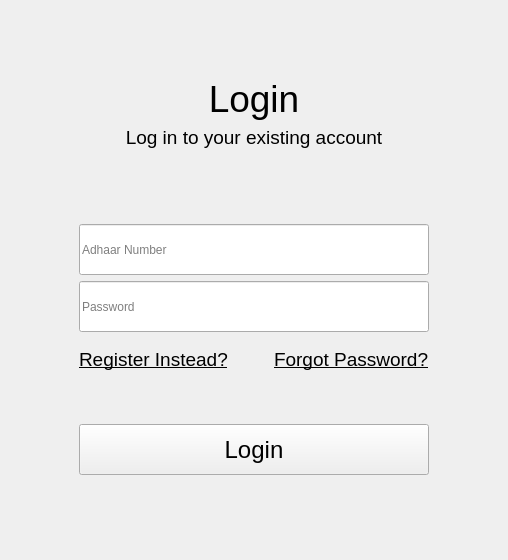
<?xml version="1.0" encoding="UTF-8"?>
<ui version="4.0">
 <class>Startup</class>
 <widget class="QDialog" name="Startup">
  <property name="geometry">
   <rect>
    <x>0</x>
    <y>0</y>
    <width>508</width>
    <height>560</height>
   </rect>
  </property>
  <property name="sizePolicy">
   <sizepolicy hsizetype="Fixed" vsizetype="Fixed">
    <horstretch>0</horstretch>
    <verstretch>0</verstretch>
   </sizepolicy>
  </property>
  <property name="minimumSize">
   <size>
    <width>508</width>
    <height>560</height>
   </size>
  </property>
  <property name="maximumSize">
   <size>
    <width>508</width>
    <height>560</height>
   </size>
  </property>
  <property name="cursor">
   <cursorShape>ArrowCursor</cursorShape>
  </property>
  <property name="windowTitle">
   <string>Dialog</string>
  </property>
  <layout class="QVBoxLayout" name="verticalLayout">
   <property name="spacing">
    <number>0</number>
   </property>
   <property name="leftMargin">
    <number>0</number>
   </property>
   <property name="topMargin">
    <number>0</number>
   </property>
   <property name="rightMargin">
    <number>0</number>
   </property>
   <property name="bottomMargin">
    <number>0</number>
   </property>
   <item>
    <widget class="QStackedWidget" name="stack">
     <property name="sizePolicy">
      <sizepolicy hsizetype="Fixed" vsizetype="Fixed">
       <horstretch>0</horstretch>
       <verstretch>0</verstretch>
      </sizepolicy>
     </property>
     <property name="minimumSize">
      <size>
       <width>490</width>
       <height>560</height>
      </size>
     </property>
     <property name="maximumSize">
      <size>
       <width>1000</width>
       <height>560</height>
      </size>
     </property>
     <property name="cursor">
      <cursorShape>ArrowCursor</cursorShape>
     </property>
     <property name="styleSheet">
      <string notr="true">b</string>
     </property>
     <property name="currentIndex">
      <number>2</number>
     </property>
     <widget class="QWidget" name="page">
      <layout class="QVBoxLayout" name="verticalLayout_2">
       <item>
        <spacer name="verticalSpacer">
         <property name="orientation">
          <enum>Qt::Orientation::Vertical</enum>
         </property>
         <property name="sizeHint" stdset="0">
          <size>
           <width>20</width>
           <height>90</height>
          </size>
         </property>
        </spacer>
       </item>
       <item>
        <widget class="QLabel" name="label">
         <property name="sizePolicy">
          <sizepolicy hsizetype="Preferred" vsizetype="Fixed">
           <horstretch>0</horstretch>
           <verstretch>0</verstretch>
          </sizepolicy>
         </property>
         <property name="minimumSize">
          <size>
           <width>400</width>
           <height>61</height>
          </size>
         </property>
         <property name="maximumSize">
          <size>
           <width>16777215</width>
           <height>61</height>
          </size>
         </property>
         <property name="font">
          <font>
           <pointsize>36</pointsize>
          </font>
         </property>
         <property name="text">
          <string>Welcome</string>
         </property>
         <property name="alignment">
          <set>Qt::AlignmentFlag::AlignCenter</set>
         </property>
        </widget>
       </item>
       <item>
        <widget class="QLabel" name="label_2">
         <property name="sizePolicy">
          <sizepolicy hsizetype="Preferred" vsizetype="Fixed">
           <horstretch>0</horstretch>
           <verstretch>0</verstretch>
          </sizepolicy>
         </property>
         <property name="minimumSize">
          <size>
           <width>400</width>
           <height>41</height>
          </size>
         </property>
         <property name="maximumSize">
          <size>
           <width>16777215</width>
           <height>41</height>
          </size>
         </property>
         <property name="font">
          <font>
           <pointsize>16</pointsize>
          </font>
         </property>
         <property name="text">
          <string>Login or register a new account</string>
         </property>
         <property name="alignment">
          <set>Qt::AlignmentFlag::AlignCenter</set>
         </property>
        </widget>
       </item>
       <item>
        <spacer name="verticalSpacer_2">
         <property name="orientation">
          <enum>Qt::Orientation::Vertical</enum>
         </property>
         <property name="sizeHint" stdset="0">
          <size>
           <width>20</width>
           <height>91</height>
          </size>
         </property>
        </spacer>
       </item>
       <item>
        <layout class="QHBoxLayout" name="horizontalLayout">
         <item>
          <spacer name="horizontalSpacer_2">
           <property name="orientation">
            <enum>Qt::Orientation::Horizontal</enum>
           </property>
           <property name="sizeHint" stdset="0">
            <size>
             <width>40</width>
             <height>20</height>
            </size>
           </property>
          </spacer>
         </item>
         <item>
          <widget class="QPushButton" name="register_startup">
           <property name="sizePolicy">
            <sizepolicy hsizetype="Fixed" vsizetype="Fixed">
             <horstretch>0</horstretch>
             <verstretch>0</verstretch>
            </sizepolicy>
           </property>
           <property name="minimumSize">
            <size>
             <width>341</width>
             <height>51</height>
            </size>
           </property>
           <property name="maximumSize">
            <size>
             <width>341</width>
             <height>51</height>
            </size>
           </property>
           <property name="font">
            <font>
             <pointsize>18</pointsize>
             <bold>false</bold>
            </font>
           </property>
           <property name="cursor">
            <cursorShape>PointingHandCursor</cursorShape>
           </property>
           <property name="text">
            <string>Register</string>
           </property>
          </widget>
         </item>
         <item>
          <spacer name="horizontalSpacer">
           <property name="orientation">
            <enum>Qt::Orientation::Horizontal</enum>
           </property>
           <property name="sizeHint" stdset="0">
            <size>
             <width>40</width>
             <height>20</height>
            </size>
           </property>
          </spacer>
         </item>
        </layout>
       </item>
       <item>
        <layout class="QHBoxLayout" name="horizontalLayout_2">
         <item>
          <spacer name="horizontalSpacer_4">
           <property name="orientation">
            <enum>Qt::Orientation::Horizontal</enum>
           </property>
           <property name="sizeHint" stdset="0">
            <size>
             <width>40</width>
             <height>20</height>
            </size>
           </property>
          </spacer>
         </item>
         <item>
          <widget class="QPushButton" name="login_startup">
           <property name="sizePolicy">
            <sizepolicy hsizetype="Fixed" vsizetype="Fixed">
             <horstretch>0</horstretch>
             <verstretch>0</verstretch>
            </sizepolicy>
           </property>
           <property name="minimumSize">
            <size>
             <width>341</width>
             <height>51</height>
            </size>
           </property>
           <property name="maximumSize">
            <size>
             <width>341</width>
             <height>51</height>
            </size>
           </property>
           <property name="font">
            <font>
             <pointsize>18</pointsize>
             <bold>false</bold>
            </font>
           </property>
           <property name="cursor">
            <cursorShape>PointingHandCursor</cursorShape>
           </property>
           <property name="text">
            <string>Login</string>
           </property>
          </widget>
         </item>
         <item>
          <spacer name="horizontalSpacer_3">
           <property name="orientation">
            <enum>Qt::Orientation::Horizontal</enum>
           </property>
           <property name="sizeHint" stdset="0">
            <size>
             <width>40</width>
             <height>20</height>
            </size>
           </property>
          </spacer>
         </item>
        </layout>
       </item>
       <item>
        <spacer name="verticalSpacer_3">
         <property name="orientation">
          <enum>Qt::Orientation::Vertical</enum>
         </property>
         <property name="sizeHint" stdset="0">
          <size>
           <width>20</width>
           <height>90</height>
          </size>
         </property>
        </spacer>
       </item>
      </layout>
     </widget>
     <widget class="QWidget" name="page_2">
      <layout class="QVBoxLayout" name="verticalLayout_4">
       <item>
        <spacer name="verticalSpacer_4">
         <property name="orientation">
          <enum>Qt::Orientation::Vertical</enum>
         </property>
         <property name="sizeHint" stdset="0">
          <size>
           <width>20</width>
           <height>89</height>
          </size>
         </property>
        </spacer>
       </item>
       <item>
        <widget class="QLabel" name="label_3">
         <property name="font">
          <font>
           <pointsize>28</pointsize>
          </font>
         </property>
         <property name="text">
          <string>Register</string>
         </property>
         <property name="alignment">
          <set>Qt::AlignmentFlag::AlignCenter</set>
         </property>
        </widget>
       </item>
       <item>
        <widget class="QLabel" name="label_4">
         <property name="font">
          <font>
           <pointsize>14</pointsize>
          </font>
         </property>
         <property name="text">
          <string>Register a new account</string>
         </property>
         <property name="alignment">
          <set>Qt::AlignmentFlag::AlignCenter</set>
         </property>
        </widget>
       </item>
       <item>
        <spacer name="verticalSpacer_5">
         <property name="orientation">
          <enum>Qt::Orientation::Vertical</enum>
         </property>
         <property name="sizeHint" stdset="0">
          <size>
           <width>20</width>
           <height>89</height>
          </size>
         </property>
        </spacer>
       </item>
       <item>
        <layout class="QHBoxLayout" name="horizontalLayout_3">
         <item>
          <spacer name="horizontalSpacer_6">
           <property name="orientation">
            <enum>Qt::Orientation::Horizontal</enum>
           </property>
           <property name="sizeHint" stdset="0">
            <size>
             <width>40</width>
             <height>20</height>
            </size>
           </property>
          </spacer>
         </item>
         <item>
          <layout class="QVBoxLayout" name="verticalLayout_3">
           <item>
            <widget class="QLineEdit" name="uid_register">
             <property name="minimumSize">
              <size>
               <width>341</width>
               <height>51</height>
              </size>
             </property>
             <property name="text">
              <string/>
             </property>
             <property name="placeholderText">
              <string>Adhaar Number</string>
             </property>
            </widget>
           </item>
           <item>
            <layout class="QHBoxLayout" name="horizontalLayout_4">
             <item>
              <widget class="QLineEdit" name="nfield_register">
               <property name="minimumSize">
                <size>
                 <width>101</width>
                 <height>51</height>
                </size>
               </property>
               <property name="placeholderText">
                <string>Name</string>
               </property>
              </widget>
             </item>
             <item>
              <widget class="QLineEdit" name="pnfield_register">
               <property name="minimumSize">
                <size>
                 <width>101</width>
                 <height>51</height>
                </size>
               </property>
               <property name="maxLength">
                <number>10</number>
               </property>
               <property name="placeholderText">
                <string>Phone Number</string>
               </property>
              </widget>
             </item>
            </layout>
           </item>
           <item>
            <layout class="QHBoxLayout" name="horizontalLayout_8">
             <item>
              <widget class="QLineEdit" name="yfield_register">
               <property name="minimumSize">
                <size>
                 <width>101</width>
                 <height>51</height>
                </size>
               </property>
               <property name="maxLength">
                <number>4</number>
               </property>
               <property name="placeholderText">
                <string>Year of Birth</string>
               </property>
              </widget>
             </item>
             <item>
              <widget class="QLineEdit" name="bfield_register">
               <property name="minimumSize">
                <size>
                 <width>101</width>
                 <height>51</height>
                </size>
               </property>
               <property name="placeholderText">
                <string>Batch</string>
               </property>
              </widget>
             </item>
            </layout>
           </item>
           <item>
            <layout class="QHBoxLayout" name="horizontalLayout_6">
             <item>
              <widget class="QLineEdit" name="pfield_register">
               <property name="minimumSize">
                <size>
                 <width>101</width>
                 <height>51</height>
                </size>
               </property>
               <property name="placeholderText">
                <string>Password</string>
               </property>
              </widget>
             </item>
             <item>
              <widget class="QLineEdit" name="cpfield_register">
               <property name="minimumSize">
                <size>
                 <width>101</width>
                 <height>51</height>
                </size>
               </property>
               <property name="placeholderText">
                <string>Confirm Password</string>
               </property>
              </widget>
             </item>
            </layout>
           </item>
           <item>
            <layout class="QHBoxLayout" name="r_direct_l_layout">
             <item>
              <widget class="ClickableLabel" name="r_direct_l">
               <property name="font">
                <font>
                 <pointsize>14</pointsize>
                </font>
               </property>
               <property name="cursor">
                <cursorShape>PointingHandCursor</cursorShape>
               </property>
               <property name="text">
                <string>&lt;u&gt;Login Instead?&lt;/u&gt;</string>
               </property>
              </widget>
             </item>
             <item>
              <spacer name="horizontalSpacer_7">
               <property name="orientation">
                <enum>Qt::Orientation::Horizontal</enum>
               </property>
               <property name="sizeHint" stdset="0">
                <size>
                 <width>40</width>
                 <height>20</height>
                </size>
               </property>
              </spacer>
             </item>
            </layout>
           </item>
           <item>
            <widget class="QLabel" name="error_register">
             <property name="minimumSize">
              <size>
               <width>0</width>
               <height>31</height>
              </size>
             </property>
             <property name="font">
              <font>
               <pointsize>12</pointsize>
              </font>
             </property>
             <property name="styleSheet">
              <string notr="true">color:#D9534F;</string>
             </property>
             <property name="text">
              <string/>
             </property>
            </widget>
           </item>
           <item>
            <widget class="QPushButton" name="register_button">
             <property name="minimumSize">
              <size>
               <width>341</width>
               <height>51</height>
              </size>
             </property>
             <property name="font">
              <font>
               <pointsize>18</pointsize>
              </font>
             </property>
             <property name="cursor">
              <cursorShape>PointingHandCursor</cursorShape>
             </property>
             <property name="text">
              <string>Register</string>
             </property>
            </widget>
           </item>
          </layout>
         </item>
         <item>
          <spacer name="horizontalSpacer_5">
           <property name="orientation">
            <enum>Qt::Orientation::Horizontal</enum>
           </property>
           <property name="sizeHint" stdset="0">
            <size>
             <width>40</width>
             <height>20</height>
            </size>
           </property>
          </spacer>
         </item>
        </layout>
       </item>
       <item>
        <spacer name="verticalSpacer_6">
         <property name="orientation">
          <enum>Qt::Orientation::Vertical</enum>
         </property>
         <property name="sizeHint" stdset="0">
          <size>
           <width>20</width>
           <height>89</height>
          </size>
         </property>
        </spacer>
       </item>
      </layout>
     </widget>
     <widget class="QWidget" name="page_3">
      <layout class="QVBoxLayout" name="verticalLayout_6">
       <item>
        <spacer name="verticalSpacer_7">
         <property name="orientation">
          <enum>Qt::Orientation::Vertical</enum>
         </property>
         <property name="sizeHint" stdset="0">
          <size>
           <width>20</width>
           <height>40</height>
          </size>
         </property>
        </spacer>
       </item>
       <item>
        <widget class="QLabel" name="label_7">
         <property name="font">
          <font>
           <pointsize>28</pointsize>
          </font>
         </property>
         <property name="text">
          <string>Login</string>
         </property>
         <property name="alignment">
          <set>Qt::AlignmentFlag::AlignCenter</set>
         </property>
        </widget>
       </item>
       <item>
        <widget class="QLabel" name="label_8">
         <property name="font">
          <font>
           <pointsize>14</pointsize>
          </font>
         </property>
         <property name="text">
          <string>Log in to your existing account</string>
         </property>
         <property name="alignment">
          <set>Qt::AlignmentFlag::AlignCenter</set>
         </property>
        </widget>
       </item>
       <item>
        <spacer name="verticalSpacer_8">
         <property name="orientation">
          <enum>Qt::Orientation::Vertical</enum>
         </property>
         <property name="sizeHint" stdset="0">
          <size>
           <width>20</width>
           <height>20</height>
          </size>
         </property>
        </spacer>
       </item>
       <item>
        <layout class="QHBoxLayout" name="horizontalLayout_5">
         <item>
          <spacer name="horizontalSpacer_9">
           <property name="orientation">
            <enum>Qt::Orientation::Horizontal</enum>
           </property>
           <property name="sizeHint" stdset="0">
            <size>
             <width>40</width>
             <height>20</height>
            </size>
           </property>
          </spacer>
         </item>
         <item>
          <layout class="QVBoxLayout" name="verticalLayout_5">
           <item>
            <widget class="QLineEdit" name="uid_login">
             <property name="minimumSize">
              <size>
               <width>341</width>
               <height>51</height>
              </size>
             </property>
             <property name="placeholderText">
              <string>Adhaar Number</string>
             </property>
            </widget>
           </item>
           <item>
            <widget class="QLineEdit" name="pfield_login">
             <property name="minimumSize">
              <size>
               <width>341</width>
               <height>51</height>
              </size>
             </property>
             <property name="placeholderText">
              <string>Password</string>
             </property>
            </widget>
           </item>
           <item>
            <spacer name="verticalSpacer_9">
             <property name="orientation">
              <enum>Qt::Orientation::Vertical</enum>
             </property>
             <property name="sizeType">
              <enum>QSizePolicy::Policy::Fixed</enum>
             </property>
             <property name="sizeHint" stdset="0">
              <size>
               <width>20</width>
               <height>10</height>
              </size>
             </property>
            </spacer>
           </item>
           <item>
            <layout class="QHBoxLayout" name="l_direct_r_layout">
             <item>
              <widget class="ClickableLabel" name="l_direct_r">
               <property name="font">
                <font>
                 <pointsize>14</pointsize>
                </font>
               </property>
               <property name="cursor">
                <cursorShape>PointingHandCursor</cursorShape>
               </property>
               <property name="text">
                <string>&lt;u&gt;Register Instead?</string>
               </property>
              </widget>
             </item>
             <item>
              <spacer name="horizontalSpacer_8">
               <property name="orientation">
                <enum>Qt::Orientation::Horizontal</enum>
               </property>
               <property name="sizeHint" stdset="0">
                <size>
                 <width>40</width>
                 <height>20</height>
                </size>
               </property>
              </spacer>
             </item>
             <item>
              <widget class="ClickableLabel" name="l_direct_f">
               <property name="font">
                <font>
                 <pointsize>14</pointsize>
                </font>
               </property>
               <property name="cursor">
                <cursorShape>PointingHandCursor</cursorShape>
               </property>
               <property name="text">
                <string>&lt;u&gt;Forgot Password?</string>
               </property>
              </widget>
             </item>
            </layout>
           </item>
           <item>
            <widget class="QLabel" name="error_login">
             <property name="minimumSize">
              <size>
               <width>0</width>
               <height>31</height>
              </size>
             </property>
             <property name="font">
              <font>
               <pointsize>12</pointsize>
              </font>
             </property>
             <property name="styleSheet">
              <string notr="true">color:#D9534F;</string>
             </property>
             <property name="text">
              <string/>
             </property>
            </widget>
           </item>
           <item>
            <spacer name="verticalSpacer_10">
             <property name="orientation">
              <enum>Qt::Orientation::Vertical</enum>
             </property>
             <property name="sizeType">
              <enum>QSizePolicy::Policy::Fixed</enum>
             </property>
             <property name="sizeHint" stdset="0">
              <size>
               <width>20</width>
               <height>10</height>
              </size>
             </property>
            </spacer>
           </item>
           <item>
            <widget class="QPushButton" name="login_button">
             <property name="minimumSize">
              <size>
               <width>341</width>
               <height>51</height>
              </size>
             </property>
             <property name="font">
              <font>
               <pointsize>18</pointsize>
              </font>
             </property>
             <property name="cursor">
              <cursorShape>PointingHandCursor</cursorShape>
             </property>
             <property name="text">
              <string>Login</string>
             </property>
            </widget>
           </item>
          </layout>
         </item>
         <item>
          <spacer name="horizontalSpacer_10">
           <property name="orientation">
            <enum>Qt::Orientation::Horizontal</enum>
           </property>
           <property name="sizeHint" stdset="0">
            <size>
             <width>40</width>
             <height>20</height>
            </size>
           </property>
          </spacer>
         </item>
        </layout>
       </item>
       <item>
        <spacer name="verticalSpacer_11">
         <property name="orientation">
          <enum>Qt::Orientation::Vertical</enum>
         </property>
         <property name="sizeHint" stdset="0">
          <size>
           <width>20</width>
           <height>76</height>
          </size>
         </property>
        </spacer>
       </item>
      </layout>
     </widget>
     <widget class="QWidget" name="page_4">
      <layout class="QVBoxLayout" name="verticalLayout_8">
       <item>
        <spacer name="verticalSpacer_12">
         <property name="orientation">
          <enum>Qt::Orientation::Vertical</enum>
         </property>
         <property name="sizeHint" stdset="0">
          <size>
           <width>20</width>
           <height>75</height>
          </size>
         </property>
        </spacer>
       </item>
       <item>
        <widget class="QLabel" name="label_12">
         <property name="font">
          <font>
           <pointsize>28</pointsize>
          </font>
         </property>
         <property name="text">
          <string>Reset Password</string>
         </property>
         <property name="alignment">
          <set>Qt::AlignmentFlag::AlignCenter</set>
         </property>
        </widget>
       </item>
       <item>
        <spacer name="verticalSpacer_13">
         <property name="orientation">
          <enum>Qt::Orientation::Vertical</enum>
         </property>
         <property name="sizeHint" stdset="0">
          <size>
           <width>20</width>
           <height>74</height>
          </size>
         </property>
        </spacer>
       </item>
       <item>
        <layout class="QHBoxLayout" name="horizontalLayout_7">
         <item>
          <spacer name="horizontalSpacer_12">
           <property name="orientation">
            <enum>Qt::Orientation::Horizontal</enum>
           </property>
           <property name="sizeHint" stdset="0">
            <size>
             <width>40</width>
             <height>20</height>
            </size>
           </property>
          </spacer>
         </item>
         <item>
          <layout class="QVBoxLayout" name="verticalLayout_7">
           <item>
            <widget class="QLineEdit" name="uid_reset">
             <property name="minimumSize">
              <size>
               <width>341</width>
               <height>51</height>
              </size>
             </property>
             <property name="placeholderText">
              <string>Enrollment Number</string>
             </property>
            </widget>
           </item>
           <item>
            <widget class="QLineEdit" name="pfield_reset">
             <property name="minimumSize">
              <size>
               <width>341</width>
               <height>51</height>
              </size>
             </property>
             <property name="placeholderText">
              <string>Password</string>
             </property>
            </widget>
           </item>
           <item>
            <widget class="QLineEdit" name="cpfield_reset">
             <property name="minimumSize">
              <size>
               <width>341</width>
               <height>51</height>
              </size>
             </property>
             <property name="placeholderText">
              <string>Confirm Password</string>
             </property>
            </widget>
           </item>
           <item>
            <spacer name="verticalSpacer_14">
             <property name="orientation">
              <enum>Qt::Orientation::Vertical</enum>
             </property>
             <property name="sizeType">
              <enum>QSizePolicy::Policy::Fixed</enum>
             </property>
             <property name="sizeHint" stdset="0">
              <size>
               <width>20</width>
               <height>10</height>
              </size>
             </property>
            </spacer>
           </item>
           <item>
            <layout class="QHBoxLayout" name="r_direct_reg_layout">
             <item>
              <widget class="ClickableLabel" name="r_direct_reg">
               <property name="font">
                <font>
                 <pointsize>14</pointsize>
                </font>
               </property>
               <property name="cursor">
                <cursorShape>PointingHandCursor</cursorShape>
               </property>
               <property name="text">
                <string>&lt;u&gt;Register Instead?</string>
               </property>
              </widget>
             </item>
             <item>
              <spacer name="horizontalSpacer_13">
               <property name="orientation">
                <enum>Qt::Orientation::Horizontal</enum>
               </property>
               <property name="sizeHint" stdset="0">
                <size>
                 <width>40</width>
                 <height>20</height>
                </size>
               </property>
              </spacer>
             </item>
            </layout>
           </item>
           <item>
            <widget class="QLabel" name="error_reset">
             <property name="minimumSize">
              <size>
               <width>0</width>
               <height>31</height>
              </size>
             </property>
             <property name="font">
              <font>
               <pointsize>12</pointsize>
              </font>
             </property>
             <property name="styleSheet">
              <string notr="true">color:#D9534F;</string>
             </property>
             <property name="text">
              <string/>
             </property>
            </widget>
           </item>
           <item>
            <spacer name="verticalSpacer_15">
             <property name="orientation">
              <enum>Qt::Orientation::Vertical</enum>
             </property>
             <property name="sizeType">
              <enum>QSizePolicy::Policy::Fixed</enum>
             </property>
             <property name="sizeHint" stdset="0">
              <size>
               <width>20</width>
               <height>10</height>
              </size>
             </property>
            </spacer>
           </item>
           <item>
            <widget class="QPushButton" name="reset_button">
             <property name="minimumSize">
              <size>
               <width>341</width>
               <height>51</height>
              </size>
             </property>
             <property name="font">
              <font>
               <pointsize>18</pointsize>
              </font>
             </property>
             <property name="cursor">
              <cursorShape>PointingHandCursor</cursorShape>
             </property>
             <property name="text">
              <string>Reset</string>
             </property>
            </widget>
           </item>
          </layout>
         </item>
         <item>
          <spacer name="horizontalSpacer_11">
           <property name="orientation">
            <enum>Qt::Orientation::Horizontal</enum>
           </property>
           <property name="sizeHint" stdset="0">
            <size>
             <width>40</width>
             <height>20</height>
            </size>
           </property>
          </spacer>
         </item>
        </layout>
       </item>
       <item>
        <spacer name="verticalSpacer_16">
         <property name="orientation">
          <enum>Qt::Orientation::Vertical</enum>
         </property>
         <property name="sizeHint" stdset="0">
          <size>
           <width>20</width>
           <height>75</height>
          </size>
         </property>
        </spacer>
       </item>
      </layout>
     </widget>
    </widget>
   </item>
  </layout>
 </widget>
 <customwidgets>
  <customwidget>
   <class>ClickableLabel</class>
   <extends>QLabel</extends>
   <header>clickablelabel.h</header>
  </customwidget>
 </customwidgets>
 <resources/>
 <connections/>
</ui>
